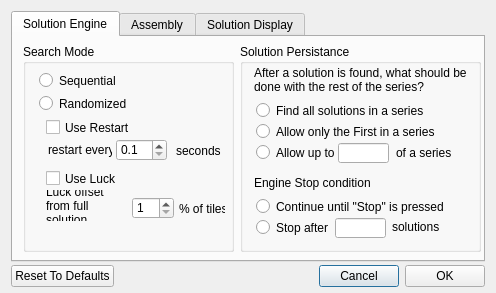
<?xml version="1.0" encoding="UTF-8"?>
<ui version="4.0">
 <class>OptionsDlg</class>
 <widget class="QDialog" name="OptionsDlg">
  <property name="geometry">
   <rect>
    <x>0</x>
    <y>0</y>
    <width>496</width>
    <height>293</height>
   </rect>
  </property>
  <property name="windowTitle">
   <string>Options</string>
  </property>
  <property name="windowIcon">
   <iconset>
    <normaloff/>
   </iconset>
  </property>
  <property name="modal">
   <bool>true</bool>
  </property>
  <layout class="QVBoxLayout" name="verticalLayout">
   <property name="spacing">
    <number>3</number>
   </property>
   <property name="bottomMargin">
    <number>6</number>
   </property>
   <item>
    <widget class="QTabWidget" name="TabWidget">
     <property name="currentIndex">
      <number>0</number>
     </property>
     <widget class="QWidget" name="SEtab">
      <attribute name="title">
       <string>Solution Engine</string>
      </attribute>
      <widget class="QGroupBox" name="groupBox">
       <property name="geometry">
        <rect>
         <x>227</x>
         <y>7</y>
         <width>241</width>
         <height>208</height>
        </rect>
       </property>
       <property name="title">
        <string>Solution Persistance</string>
       </property>
       <widget class="QFrame" name="frame">
        <property name="geometry">
         <rect>
          <x>4</x>
          <y>123</y>
          <width>231</width>
          <height>81</height>
         </rect>
        </property>
        <property name="frameShape">
         <enum>QFrame::NoFrame</enum>
        </property>
        <property name="frameShadow">
         <enum>QFrame::Raised</enum>
        </property>
        <property name="lineWidth">
         <number>0</number>
        </property>
        <widget class="QRadioButton" name="SP_safter">
         <property name="geometry">
          <rect>
           <x>12</x>
           <y>51</y>
           <width>78</width>
           <height>19</height>
          </rect>
         </property>
         <property name="text">
          <string>Stop after</string>
         </property>
        </widget>
        <widget class="QLineEdit" name="SP_afterNum">
         <property name="geometry">
          <rect>
           <x>91</x>
           <y>51</y>
           <width>51</width>
           <height>20</height>
          </rect>
         </property>
        </widget>
        <widget class="QLabel" name="label">
         <property name="geometry">
          <rect>
           <x>10</x>
           <y>8</y>
           <width>141</width>
           <height>16</height>
          </rect>
         </property>
         <property name="text">
          <string>Engine Stop condition</string>
         </property>
        </widget>
        <widget class="QLabel" name="label_solutions">
         <property name="geometry">
          <rect>
           <x>148</x>
           <y>52</y>
           <width>81</width>
           <height>16</height>
          </rect>
         </property>
         <property name="text">
          <string>solutions</string>
         </property>
        </widget>
        <widget class="QRadioButton" name="SP_cont">
         <property name="geometry">
          <rect>
           <x>12</x>
           <y>30</y>
           <width>221</width>
           <height>19</height>
          </rect>
         </property>
         <property name="text">
          <string>Continue until &quot;Stop&quot; is pressed</string>
         </property>
        </widget>
       </widget>
       <widget class="QFrame" name="frame">
        <property name="geometry">
         <rect>
          <x>10</x>
          <y>57</y>
          <width>221</width>
          <height>71</height>
         </rect>
        </property>
        <property name="frameShape">
         <enum>QFrame::NoFrame</enum>
        </property>
        <property name="frameShadow">
         <enum>QFrame::Raised</enum>
        </property>
        <widget class="QRadioButton" name="SP_upto">
         <property name="geometry">
          <rect>
           <x>6</x>
           <y>42</y>
           <width>78</width>
           <height>19</height>
          </rect>
         </property>
         <property name="text">
          <string>Allow up to</string>
         </property>
        </widget>
        <widget class="QLineEdit" name="SP_uptoHow">
         <property name="geometry">
          <rect>
           <x>88</x>
           <y>42</y>
           <width>51</width>
           <height>20</height>
          </rect>
         </property>
        </widget>
        <widget class="QLabel" name="label_upto">
         <property name="geometry">
          <rect>
           <x>146</x>
           <y>44</y>
           <width>71</width>
           <height>16</height>
          </rect>
         </property>
         <property name="text">
          <string>of a series</string>
         </property>
        </widget>
        <widget class="QRadioButton" name="SP_one">
         <property name="geometry">
          <rect>
           <x>6</x>
           <y>21</y>
           <width>211</width>
           <height>19</height>
          </rect>
         </property>
         <property name="text">
          <string>Allow only the First in a series</string>
         </property>
        </widget>
        <widget class="QRadioButton" name="SP_all">
         <property name="geometry">
          <rect>
           <x>6</x>
           <y>0</y>
           <width>211</width>
           <height>19</height>
          </rect>
         </property>
         <property name="text">
          <string>Find all solutions in a series</string>
         </property>
        </widget>
       </widget>
       <widget class="QLabel" name="label">
        <property name="geometry">
         <rect>
          <x>14</x>
          <y>15</y>
          <width>221</width>
          <height>41</height>
         </rect>
        </property>
        <property name="text">
         <string>After a solution is found, what should be done with the rest of the series?</string>
        </property>
        <property name="wordWrap">
         <bool>true</bool>
        </property>
       </widget>
      </widget>
      <widget class="QGroupBox" name="groupBox">
       <property name="geometry">
        <rect>
         <x>10</x>
         <y>7</y>
         <width>211</width>
         <height>208</height>
        </rect>
       </property>
       <property name="title">
        <string>Search Mode</string>
       </property>
       <widget class="QLabel" name="label_restart1">
        <property name="geometry">
         <rect>
          <x>25</x>
          <y>95</y>
          <width>64</width>
          <height>21</height>
         </rect>
        </property>
        <property name="text">
         <string>restart every</string>
        </property>
       </widget>
       <widget class="QLabel" name="label_luck1">
        <property name="geometry">
         <rect>
          <x>23</x>
          <y>146</y>
          <width>81</width>
          <height>31</height>
         </rect>
        </property>
        <property name="text">
         <string>Luck offset from full solution</string>
        </property>
        <property name="wordWrap">
         <bool>true</bool>
        </property>
       </widget>
       <widget class="QDoubleSpinBox" name="SM_rEvery">
        <property name="geometry">
         <rect>
          <x>93</x>
          <y>95</y>
          <width>51</width>
          <height>22</height>
         </rect>
        </property>
        <property name="decimals">
         <number>1</number>
        </property>
        <property name="minimum">
         <double>0.100000000000000</double>
        </property>
        <property name="maximum">
         <double>100.000000000000000</double>
        </property>
       </widget>
       <widget class="QLabel" name="label_luck2">
        <property name="geometry">
         <rect>
          <x>156</x>
          <y>155</y>
          <width>46</width>
          <height>20</height>
         </rect>
        </property>
        <property name="text">
         <string>% of tiles</string>
        </property>
       </widget>
       <widget class="QLabel" name="label_restart2">
        <property name="geometry">
         <rect>
          <x>153</x>
          <y>97</y>
          <width>51</width>
          <height>20</height>
         </rect>
        </property>
        <property name="text">
         <string>seconds</string>
        </property>
       </widget>
       <widget class="QSpinBox" name="SM_lOffset">
        <property name="geometry">
         <rect>
          <x>109</x>
          <y>153</y>
          <width>42</width>
          <height>22</height>
         </rect>
        </property>
        <property name="minimum">
         <number>1</number>
        </property>
        <property name="maximum">
         <number>100</number>
        </property>
       </widget>
       <widget class="QRadioButton" name="SM_seq">
        <property name="geometry">
         <rect>
          <x>16</x>
          <y>27</y>
          <width>111</width>
          <height>19</height>
         </rect>
        </property>
        <property name="text">
         <string>Sequential</string>
        </property>
       </widget>
       <widget class="QRadioButton" name="SM_rand">
        <property name="geometry">
         <rect>
          <x>16</x>
          <y>50</y>
          <width>121</width>
          <height>19</height>
         </rect>
        </property>
        <property name="text">
         <string>Randomized</string>
        </property>
       </widget>
       <widget class="QCheckBox" name="SM_restart">
        <property name="geometry">
         <rect>
          <x>23</x>
          <y>74</y>
          <width>111</width>
          <height>19</height>
         </rect>
        </property>
        <property name="text">
         <string>Use Restart</string>
        </property>
       </widget>
       <widget class="QCheckBox" name="SM_luck">
        <property name="geometry">
         <rect>
          <x>23</x>
          <y>125</y>
          <width>111</width>
          <height>19</height>
         </rect>
        </property>
        <property name="text">
         <string>Use Luck</string>
        </property>
       </widget>
      </widget>
     </widget>
     <widget class="QWidget" name="ATab">
      <attribute name="title">
       <string>Assembly</string>
      </attribute>
      <widget class="QGroupBox" name="groupBox">
       <property name="geometry">
        <rect>
         <x>10</x>
         <y>10</y>
         <width>411</width>
         <height>91</height>
        </rect>
       </property>
       <property name="title">
        <string>Asymmetric Pieces</string>
       </property>
       <widget class="QRadioButton" name="AP_face">
        <property name="geometry">
         <rect>
          <x>20</x>
          <y>60</y>
          <width>167</width>
          <height>19</height>
         </rect>
        </property>
        <property name="text">
         <string>Have the texture always face:</string>
        </property>
       </widget>
       <widget class="QRadioButton" name="AP_any">
        <property name="geometry">
         <rect>
          <x>20</x>
          <y>40</y>
          <width>171</width>
          <height>19</height>
         </rect>
        </property>
        <property name="text">
         <string>Treat like any other piece</string>
        </property>
       </widget>
       <widget class="QLabel" name="label">
        <property name="geometry">
         <rect>
          <x>20</x>
          <y>20</y>
          <width>381</width>
          <height>16</height>
         </rect>
        </property>
        <property name="text">
         <string>Asymmetric Pieces are pieces with texture on only one side</string>
        </property>
       </widget>
       <widget class="QComboBox" name="AP_faceWhere">
        <property name="geometry">
         <rect>
          <x>190</x>
          <y>59</y>
          <width>91</width>
          <height>22</height>
         </rect>
        </property>
       </widget>
      </widget>
     </widget>
     <widget class="QWidget" name="SDtab">
      <attribute name="title">
       <string>Solution Display</string>
      </attribute>
      <attribute name="toolTip">
       <string>SDtab</string>
      </attribute>
      <widget class="QGroupBox" name="SD_custom">
       <property name="geometry">
        <rect>
         <x>10</x>
         <y>34</y>
         <width>271</width>
         <height>181</height>
        </rect>
       </property>
       <property name="title">
        <string>Custom</string>
       </property>
       <widget class="QLabel" name="label">
        <property name="geometry">
         <rect>
          <x>118</x>
          <y>18</y>
          <width>46</width>
          <height>14</height>
         </rect>
        </property>
        <property name="text">
         <string>Round</string>
        </property>
        <property name="alignment">
         <set>Qt::AlignCenter</set>
        </property>
       </widget>
       <widget class="QFrame" name="frame">
        <property name="geometry">
         <rect>
          <x>6</x>
          <y>38</y>
          <width>161</width>
          <height>25</height>
         </rect>
        </property>
        <property name="frameShape">
         <enum>QFrame::NoFrame</enum>
        </property>
        <property name="frameShadow">
         <enum>QFrame::Raised</enum>
        </property>
        <widget class="QRadioButton" name="SD_p1s">
         <property name="geometry">
          <rect>
           <x>77</x>
           <y>4</y>
           <width>21</width>
           <height>18</height>
          </rect>
         </property>
         <property name="text">
          <string/>
         </property>
        </widget>
        <widget class="QRadioButton" name="SD_p1r">
         <property name="geometry">
          <rect>
           <x>129</x>
           <y>4</y>
           <width>21</width>
           <height>18</height>
          </rect>
         </property>
         <property name="text">
          <string/>
         </property>
        </widget>
        <widget class="QCheckBox" name="SD_pass1">
         <property name="geometry">
          <rect>
           <x>5</x>
           <y>4</y>
           <width>66</width>
           <height>18</height>
          </rect>
         </property>
         <property name="text">
          <string>Pass 1</string>
         </property>
        </widget>
       </widget>
       <widget class="QFrame" name="frame">
        <property name="geometry">
         <rect>
          <x>6</x>
          <y>63</y>
          <width>161</width>
          <height>25</height>
         </rect>
        </property>
        <property name="frameShape">
         <enum>QFrame::NoFrame</enum>
        </property>
        <property name="frameShadow">
         <enum>QFrame::Raised</enum>
        </property>
        <widget class="QCheckBox" name="SD_pass2">
         <property name="geometry">
          <rect>
           <x>5</x>
           <y>4</y>
           <width>66</width>
           <height>18</height>
          </rect>
         </property>
         <property name="text">
          <string>Pass 2</string>
         </property>
        </widget>
        <widget class="QRadioButton" name="SD_p2s">
         <property name="geometry">
          <rect>
           <x>77</x>
           <y>4</y>
           <width>21</width>
           <height>18</height>
          </rect>
         </property>
         <property name="text">
          <string/>
         </property>
        </widget>
        <widget class="QRadioButton" name="SD_p2r">
         <property name="geometry">
          <rect>
           <x>129</x>
           <y>4</y>
           <width>21</width>
           <height>18</height>
          </rect>
         </property>
         <property name="text">
          <string/>
         </property>
        </widget>
       </widget>
       <widget class="QFrame" name="frame">
        <property name="geometry">
         <rect>
          <x>6</x>
          <y>88</y>
          <width>161</width>
          <height>25</height>
         </rect>
        </property>
        <property name="frameShape">
         <enum>QFrame::NoFrame</enum>
        </property>
        <property name="frameShadow">
         <enum>QFrame::Raised</enum>
        </property>
        <widget class="QCheckBox" name="SD_pass3">
         <property name="geometry">
          <rect>
           <x>5</x>
           <y>4</y>
           <width>66</width>
           <height>18</height>
          </rect>
         </property>
         <property name="text">
          <string>Pass 3</string>
         </property>
        </widget>
        <widget class="QRadioButton" name="SD_p3s">
         <property name="geometry">
          <rect>
           <x>77</x>
           <y>4</y>
           <width>21</width>
           <height>18</height>
          </rect>
         </property>
         <property name="text">
          <string/>
         </property>
        </widget>
        <widget class="QRadioButton" name="SD_p3r">
         <property name="geometry">
          <rect>
           <x>129</x>
           <y>4</y>
           <width>21</width>
           <height>18</height>
          </rect>
         </property>
         <property name="text">
          <string/>
         </property>
        </widget>
       </widget>
       <widget class="QFrame" name="frame">
        <property name="geometry">
         <rect>
          <x>6</x>
          <y>113</y>
          <width>161</width>
          <height>25</height>
         </rect>
        </property>
        <property name="frameShape">
         <enum>QFrame::NoFrame</enum>
        </property>
        <property name="frameShadow">
         <enum>QFrame::Raised</enum>
        </property>
        <widget class="QCheckBox" name="SD_pass4">
         <property name="geometry">
          <rect>
           <x>5</x>
           <y>4</y>
           <width>66</width>
           <height>18</height>
          </rect>
         </property>
         <property name="text">
          <string>Pass 4</string>
         </property>
        </widget>
        <widget class="QRadioButton" name="SD_p4r">
         <property name="geometry">
          <rect>
           <x>129</x>
           <y>4</y>
           <width>21</width>
           <height>18</height>
          </rect>
         </property>
         <property name="text">
          <string/>
         </property>
        </widget>
        <widget class="QRadioButton" name="SD_p4s">
         <property name="geometry">
          <rect>
           <x>77</x>
           <y>4</y>
           <width>21</width>
           <height>18</height>
          </rect>
         </property>
         <property name="text">
          <string/>
         </property>
        </widget>
       </widget>
       <widget class="QComboBox" name="SD_lines">
        <property name="geometry">
         <rect>
          <x>170</x>
          <y>96</y>
          <width>81</width>
          <height>22</height>
         </rect>
        </property>
       </widget>
       <widget class="QCheckBox" name="SD_light">
        <property name="geometry">
         <rect>
          <x>169</x>
          <y>39</y>
          <width>81</width>
          <height>18</height>
         </rect>
        </property>
        <property name="text">
         <string>Lighting</string>
        </property>
       </widget>
       <widget class="QCheckBox" name="SD_vtxNormals">
        <property name="geometry">
         <rect>
          <x>30</x>
          <y>147</y>
          <width>151</width>
          <height>18</height>
         </rect>
        </property>
        <property name="text">
         <string>Vertex Normals</string>
        </property>
       </widget>
       <widget class="QLabel" name="label">
        <property name="geometry">
         <rect>
          <x>68</x>
          <y>18</y>
          <width>46</width>
          <height>14</height>
         </rect>
        </property>
        <property name="text">
         <string>Square</string>
        </property>
        <property name="alignment">
         <set>Qt::AlignCenter</set>
        </property>
       </widget>
       <widget class="QLabel" name="label">
        <property name="geometry">
         <rect>
          <x>170</x>
          <y>77</y>
          <width>61</width>
          <height>16</height>
         </rect>
        </property>
        <property name="text">
         <string>Lines:</string>
        </property>
       </widget>
      </widget>
      <widget class="QLabel" name="label">
       <property name="geometry">
        <rect>
         <x>10</x>
         <y>13</y>
         <width>91</width>
         <height>16</height>
        </rect>
       </property>
       <property name="text">
        <string>Render detail:</string>
       </property>
      </widget>
      <widget class="QComboBox" name="SD_highLevel">
       <property name="geometry">
        <rect>
         <x>111</x>
         <y>10</y>
         <width>191</width>
         <height>22</height>
        </rect>
       </property>
      </widget>
      <widget class="QLabel" name="label">
       <property name="geometry">
        <rect>
         <x>300</x>
         <y>60</y>
         <width>61</width>
         <height>16</height>
        </rect>
       </property>
       <property name="text">
        <string>Color Flip:</string>
       </property>
      </widget>
      <widget class="QComboBox" name="SD_colorFlip">
       <property name="geometry">
        <rect>
         <x>371</x>
         <y>57</y>
         <width>91</width>
         <height>22</height>
        </rect>
       </property>
      </widget>
     </widget>
    </widget>
   </item>
   <item>
    <layout class="QHBoxLayout">
     <property name="spacing">
      <number>6</number>
     </property>
     <property name="margin">
      <number>0</number>
     </property>
     <item>
      <widget class="QPushButton" name="defaultsButton">
       <property name="text">
        <string>Reset To Defaults</string>
       </property>
       <property name="autoDefault">
        <bool>false</bool>
       </property>
      </widget>
     </item>
     <item>
      <spacer name="horizontalSpacer">
       <property name="orientation">
        <enum>Qt::Horizontal</enum>
       </property>
       <property name="sizeHint" stdset="0">
        <size>
         <width>40</width>
         <height>20</height>
        </size>
       </property>
      </spacer>
     </item>
     <item>
      <widget class="QPushButton" name="cancelButton">
       <property name="text">
        <string>Cancel</string>
       </property>
      </widget>
     </item>
     <item>
      <widget class="QPushButton" name="okButton">
       <property name="text">
        <string>OK</string>
       </property>
      </widget>
     </item>
    </layout>
   </item>
  </layout>
 </widget>
 <resources>
  <include location="../resources.qrc"/>
 </resources>
 <connections>
  <connection>
   <sender>okButton</sender>
   <signal>clicked()</signal>
   <receiver>OptionsDlg</receiver>
   <slot>accept()</slot>
   <hints>
    <hint type="sourcelabel">
     <x>479</x>
     <y>264</y>
    </hint>
    <hint type="destinationlabel">
     <x>96</x>
     <y>254</y>
    </hint>
   </hints>
  </connection>
  <connection>
   <sender>cancelButton</sender>
   <signal>clicked()</signal>
   <receiver>OptionsDlg</receiver>
   <slot>reject()</slot>
   <hints>
    <hint type="sourcelabel">
     <x>353</x>
     <y>280</y>
    </hint>
    <hint type="destinationlabel">
     <x>280</x>
     <y>274</y>
    </hint>
   </hints>
  </connection>
 </connections>
</ui>
